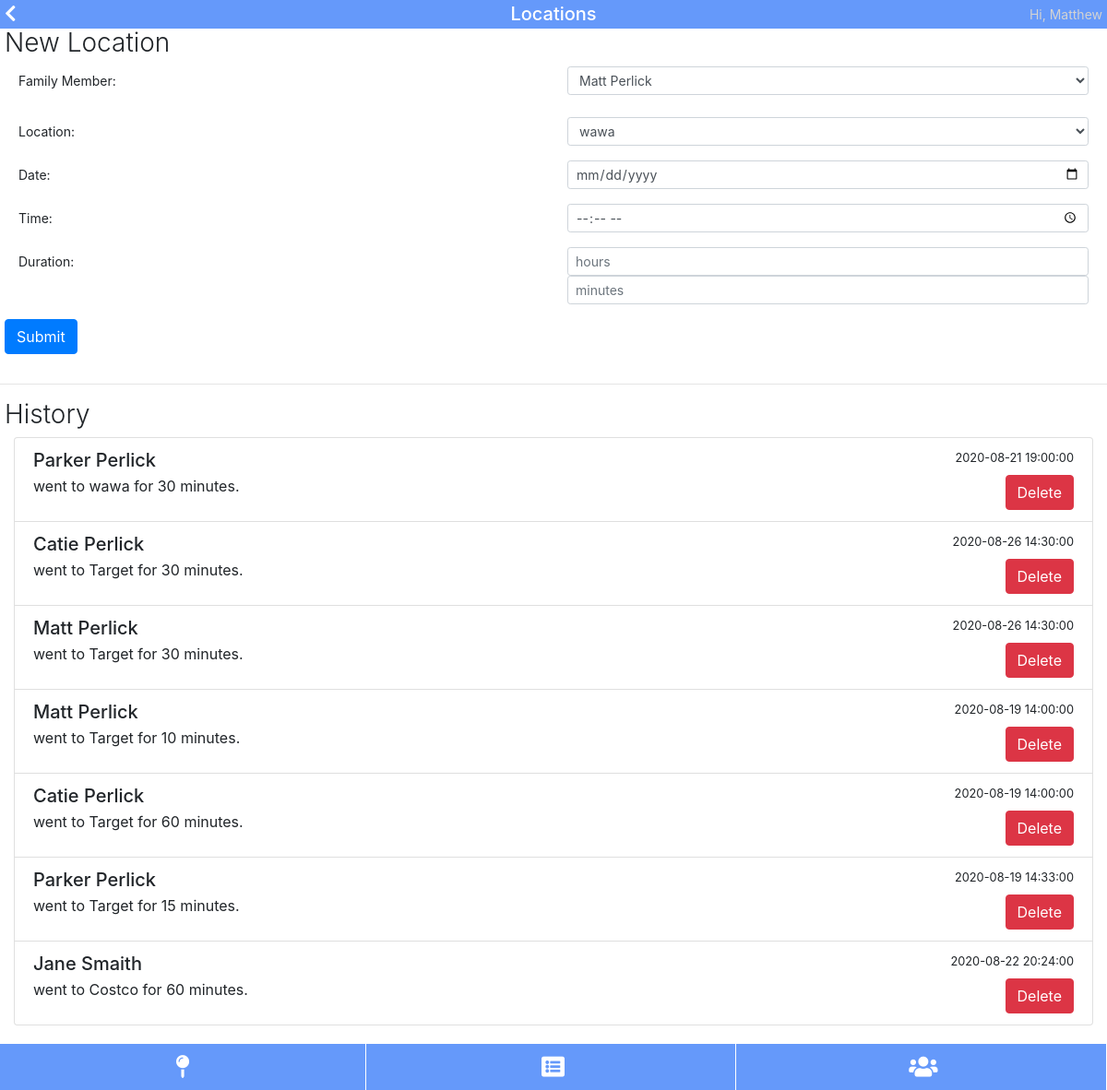
The app's page /locations (signed in) with its own data.
### tables this page shows
CREATE TABLE users (id INTEGER PRIMARY KEY, username varchar(255), Password varchar(255));

CREATE TABLE visits (id INTEGER PRIMARY KEY, person_id INTEGER, location_id INTEGER, timestamp INTEGER, end_timestamp INTEGER);

CREATE TABLE people (id INTEGER PRIMARY KEY, user_id INTEGER, first varchar(255), last varchar(255));

CREATE TABLE locations (id INTEGER PRIMARY KEY, name varchar(255));

### pages.py (the view)
@pages.route('/locations')
@flask_login.login_required
def pages_locations():
	data = {}
	data['title'] = "Locations"
	uid = flask_login.current_user.get_id()
	data['members'] = db.get_db().query("select * from people where user_id=" + str(uid))
	data['locations'] = db.get_db().query("select * from locations")
	visits = db.get_db().query("""
		select * from people
		join visits
			on people.id = person_id
		join locations
			on location_id = locations.id
		where user_id=""" + str(uid))
	data['visits'] = []
	j = 0
	for visit in visits:
		data['visits'].append([])
		i = 0
		for item in visit:
			if i == 7:
				timestamp = datetime.fromtimestamp(visit[7])
				data['visits'][j].append(str(timestamp.date()))
				data['visits'][j].append(str(timestamp.time()))
			elif i == 8:
				end_timestamp = datetime.fromtimestamp(visit[8])
				data['visits'][j].append(int((end_timestamp - timestamp).total_seconds()//60))
			else:
				data['visits'][j].append(item)
			i = i + 1
		j = j + 1
	return render_template('pages/locations.html', data=data)

### auth.py (called while the page is built)
	def get_id(self):
		return self.id

### database.py (called while the page is built)
	def get_db():
		try:
			db = getattr(g, '_database', None)
		except NameError:
			db = Database()
			g = lambda: None #funny syntax that lets me set an attribute on global g
			setattr(g, '_database', db)
		return db

	def query(self, sql, parameters=[]):
		c = self.conn.cursor()
		c.execute(sql, parameters)
		self.conn.commit()
		return c.fetchall()

### main.py (called while the page is built)
@app.teardown_appcontext
def close_connection(exception):
	try:
		db = getattr(g, '_database', None)
		db.close()
	except NameError:
		pass

@login_manager.user_loader
def load_user(id):
	res = db.get_db().query("select * from users where id='" + str(id) + "'")
	if len(res) == 1:
		user = User(res[0][0], res[0][1])
		user.is_authenticated = True
		return user
	else:
		return None

### templates/pages/locations.html (shortened to what this page needs)
{% extends "pages/base.html" %}
{% block content %}
<h2>New Location</h2>
<form action="{{ url_for('api.api_add_visit') }}" method="post">
	<div class="form-group row">
		<label for="person" class="col col-form-label-sm">Family Member: </label>
		<div class="col">
			<select class="form-control form-control-sm" name="person" required>
				{% for person in data.members %}
				<option value="{{ person[0] }}">{{ person[2] }} {{ person[3] }}</option>
				{% endfor %}
			</select>
		</div>
	</div>
	<div class="form-group row">
		<label for="location" class="col col-form-label col-form-label-sm">Location: </label>
		<div class="col">
			<select class="form-control form-control-sm" name="location" required>
				{% for loc in data.locations %}
				<option value="{{ loc[0] }}">{{ loc[1] }}</option>
				{% endfor %}
			</select>
		</div>
	</div>
	<div class="form-group row">
		<label for="date" class="col col-form-label col-form-label-sm">Date: </label>
		<div class="col">
			<input class="form-control form-control-sm" type="date" name="date" required>
		</div>
	</div>
	<div class="form-group row">
		<label for="time" class="col col-form-label col-form-label-sm">Time: </label>
		<div class="col">
			<input class="form-control form-control-sm" type="time" name="time" required>
		</div>
	</div>
	<div class="form-group row">
		<label for="hours" class="col col-form-label col-form-label-sm">Duration: </label>
		<div class="col">
			<input class="form-control form-control-sm" type="number" name="hours" placeholder="hours" required>
			<input class="form-control form-control-sm" type="number" name="minutes" placeholder="minutes" required>
		</div>
	</div>
	<button type="submit" class="btn btn-primary form-group">Submit</button>
</form>
<hr>
<h2>History</h2>
<div class="list-group">
	{% for visit in data.visits %}
		<form action="{{ url_for('api.api_delete_visit') }}" method="post" class="list-group-item">
			<div class="d-flex w-100 justify-content-between">
				<h5 class="mb-1">{{ visit[2] }} {{ visit[3] }}</h5>
				<small>{{ visit[7] }} {{visit[8]}}</small>
			</div>
			 went to {{ visit[11] }} for {{ visit[9] }} minutes.
			<button type="submit" class="btn btn-danger" style="float: right;">Delete</button>
		</form>
	{% endfor %}
{% endblock %}

### templates/pages/base.html (shortened to what this page needs)
<!DOCTYPE html5>
<html>
<head>
	<link rel="stylesheet" href="https://stackpath.bootstrapcdn.com/bootstrap/4.3.1/css/bootstrap.min.css">
	<link rel="stylesheet" href="https://use.fontawesome.com/releases/v5.7.0/css/all.css">
	<link rel="stylesheet" href="{{ url_for('static', filename='css/global.css') }}">
</head>
<body>
	<div id="header">
		<span>Hi, {{current_user.username}}</span>
		{% if data.menu %}
			<i onclick="toggleNav()" class="fas fa-bars"></i>
		{% else %}
			<a href="{{ url_for('pages.pages_home') }}">
				<i class="fas fa-chevron-left"></i>
			</a>
		{% endif %}
		<h1>{{ data.title }}</h1>
	</div>
	<div class="header-spacer"></div>
	<div class="content">
	{% block content %}{% endblock %}
	</div>
	<div class="footer-spacer"></div>
	<div id="tabs">
		<a href="{{ url_for('pages.pages_locations') }}">
			<i class="fa fa-map-pin" aria-hidden="true"></i>
		</a>
		<a href="{{ url_for('pages.pages_testReports') }}">
			<i class="fa fa-list-alt" aria-hidden="true"></i>
		</a>
		<a href="{{ url_for('pages.pages_familyManager') }}">
			<i class="fa fa-users" aria-hidden="true"></i>
		</a>
	</div>
</body>
</html>

### public/css/global.css (style rules this page uses)
body { margin: 0; }
#header { position: fixed; width: 100%; z-index: 2; padding-top: 5px; padding-bottom: 5px; background-color: #6599fa; color: white; }
.header-spacer { height: 30px; }
#header h1 { font-size: 20px; line-height: 20px; width: max-content; margin-left: auto; margin-right: auto; margin-bottom: 0px; }
#header i { float: left; margin-left: 5px; font-size: 20px; }
#header > span { float: right; margin-right: 5px; font-size: 14px; color: lightgray; }
h2 { margin-left: 5px; font-size: 28px; font-weight: 300; }
a { color: unset; }
#tabs { position: fixed; bottom: 0; height: 50px; width: 100%; background-color: #6599fa; }
#tabs a { display: inline-block; height: 100%; width: calc(100% / 3 - 3px); text-align: center; border-right: 1px solid white; color: white; }
#tabs i { font-size: 25px; line-height: 50px; }
.footer-spacer { height: 70px; }
.list-group { margin-left: 15px; margin-right: 15px; }
.form-group { margin-left: 5px; margin-right: 5px; }

### records on screen
users: username "Matthew"
visits: first "Parker", last "Perlick", visit "2020-08-21", visit "19:00:00", name "wawa", visit "30"
visits: first "Catie", last "Perlick", visit "2020-08-26", visit "14:30:00", name "Target", visit "30"
visits: first "Matt", last "Perlick", visit "2020-08-26", visit "14:30:00", name "Target", visit "30"
visits: first "Matt", last "Perlick", visit "2020-08-19", visit "14:00:00", name "Target", id "10"
visits: first "Catie", last "Perlick", visit "2020-08-19", visit "14:00:00", name "Target", visit "60"
visits: first "Parker", last "Perlick", visit "2020-08-19", visit "14:33:00", name "Target", visit "15"
visits: first "Jane", last "Smaith", visit "2020-08-22", visit "20:24:00", name "Costco", visit "60"

### other values on screen
{{ data.title }} "Locations"
form field person "Matt Perlick"
form field location "wawa"
